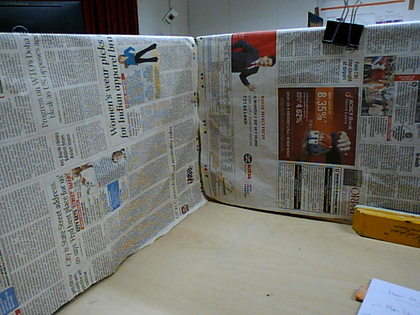
%> input picture images/img1.png, 420 x 315 px, shrunk from 640 x 480 before the run
$ octave sparseReconstruction.m   (GNU Octave 9; MATLAB toolbox functions it lacks are replaced by stand-ins)
%> lines starting %> are read from the running program, lines starting %| are printed output that depends on the picture
clear all;close all;
%% initializations
a = imread('../images/img1.png');
%> a is the input picture: size 315x420x3 uint8; mean R, G, B 114.9, 116.5, 112.8
b = imread('../images/img2.png');
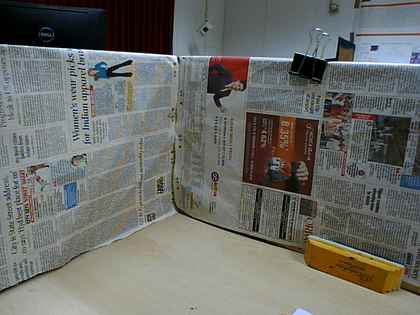
%> input picture images/img2.png, 420 x 315 px, shrunk from 640 x 480 before the run
%> b is the input picture: size 315x420x3 uint8; mean R, G, B 107.1, 108.3, 103.6
a_i = rgb2gray(a);
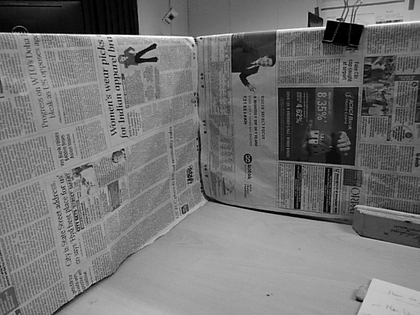
%> a_i: size 315x420 uint8; min 0, max 255, mean 115.6
b_i = rgb2gray(b);
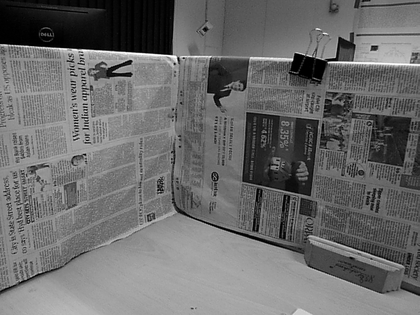
%> b_i: size 315x420 uint8; min 0, max 255, mean 107.4
%> (the run ends here)
